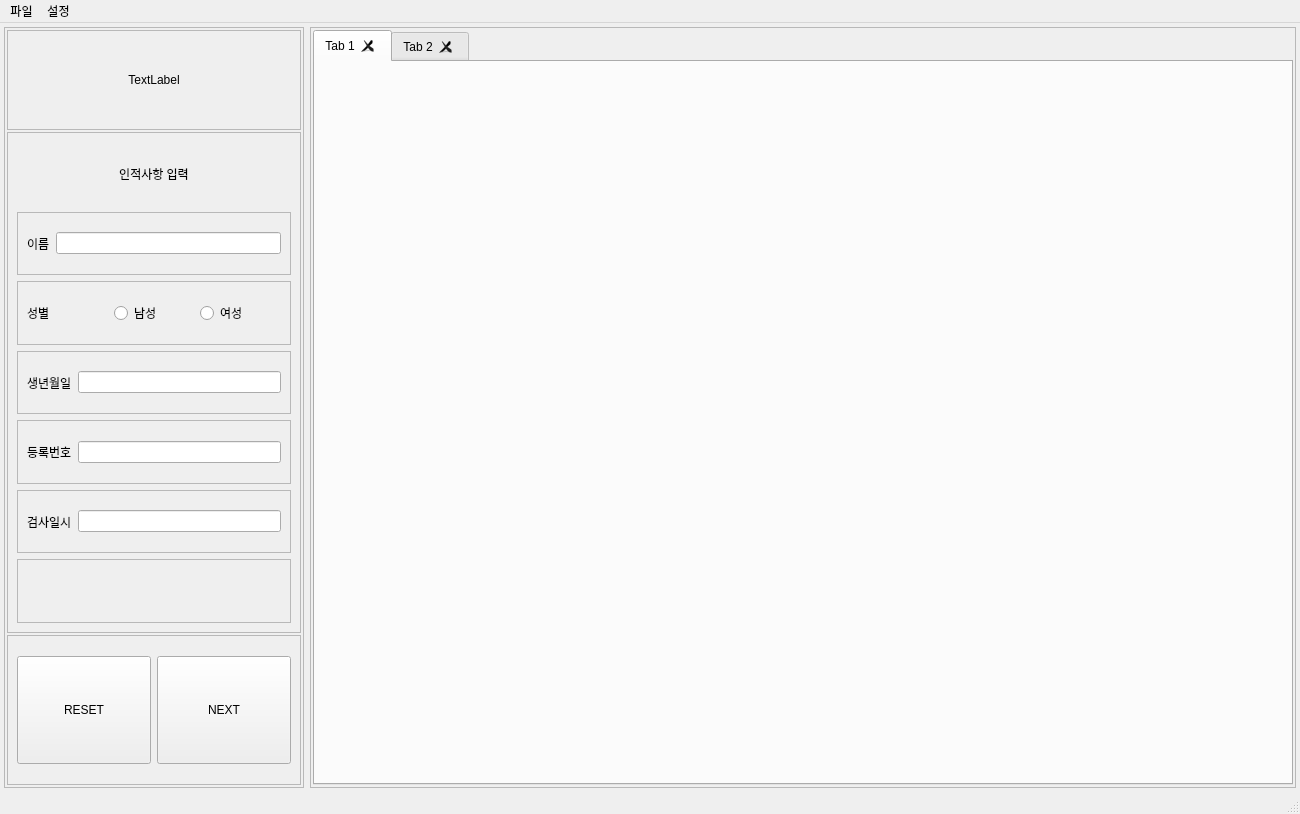
<?xml version="1.0" encoding="UTF-8"?>
<ui version="4.0">
 <class>MainWindow</class>
 <widget class="QMainWindow" name="MainWindow">
  <property name="geometry">
   <rect>
    <x>0</x>
    <y>0</y>
    <width>1300</width>
    <height>814</height>
   </rect>
  </property>
  <property name="minimumSize">
   <size>
    <width>1300</width>
    <height>800</height>
   </size>
  </property>
  <property name="windowTitle">
   <string>MainWindow</string>
  </property>
  <widget class="QWidget" name="centralwidget">
   <layout class="QHBoxLayout" name="horizontalLayout">
    <property name="leftMargin">
     <number>4</number>
    </property>
    <property name="topMargin">
     <number>4</number>
    </property>
    <property name="rightMargin">
     <number>4</number>
    </property>
    <property name="bottomMargin">
     <number>4</number>
    </property>
    <item>
     <widget class="QFrame" name="left">
      <property name="maximumSize">
       <size>
        <width>300</width>
        <height>16777215</height>
       </size>
      </property>
      <property name="frameShape">
       <enum>QFrame::StyledPanel</enum>
      </property>
      <property name="frameShadow">
       <enum>QFrame::Raised</enum>
      </property>
      <layout class="QVBoxLayout" name="verticalLayout">
       <property name="spacing">
        <number>2</number>
       </property>
       <property name="leftMargin">
        <number>2</number>
       </property>
       <property name="topMargin">
        <number>2</number>
       </property>
       <property name="rightMargin">
        <number>2</number>
       </property>
       <property name="bottomMargin">
        <number>2</number>
       </property>
       <item>
        <widget class="QFrame" name="frame">
         <property name="maximumSize">
          <size>
           <width>16777215</width>
           <height>100</height>
          </size>
         </property>
         <property name="styleSheet">
          <string notr="true"/>
         </property>
         <property name="frameShape">
          <enum>QFrame::StyledPanel</enum>
         </property>
         <property name="frameShadow">
          <enum>QFrame::Raised</enum>
         </property>
         <layout class="QVBoxLayout" name="verticalLayout_3">
          <item>
           <widget class="QLabel" name="label_7">
            <property name="text">
             <string>TextLabel</string>
            </property>
            <property name="textFormat">
             <enum>Qt::MarkdownText</enum>
            </property>
            <property name="scaledContents">
             <bool>false</bool>
            </property>
            <property name="alignment">
             <set>Qt::AlignCenter</set>
            </property>
           </widget>
          </item>
         </layout>
        </widget>
       </item>
       <item>
        <widget class="QFrame" name="frame_2">
         <property name="styleSheet">
          <string notr="true"/>
         </property>
         <property name="frameShape">
          <enum>QFrame::StyledPanel</enum>
         </property>
         <property name="frameShadow">
          <enum>QFrame::Raised</enum>
         </property>
         <layout class="QVBoxLayout" name="verticalLayout_2">
          <item>
           <widget class="QLabel" name="label">
            <property name="text">
             <string>인적사항 입력</string>
            </property>
            <property name="alignment">
             <set>Qt::AlignCenter</set>
            </property>
           </widget>
          </item>
          <item>
           <widget class="QFrame" name="frame_10">
            <property name="frameShape">
             <enum>QFrame::StyledPanel</enum>
            </property>
            <property name="frameShadow">
             <enum>QFrame::Raised</enum>
            </property>
            <layout class="QHBoxLayout" name="horizontalLayout_3">
             <item>
              <widget class="QLabel" name="label_2">
               <property name="text">
                <string>이름</string>
               </property>
              </widget>
             </item>
             <item>
              <widget class="QLineEdit" name="lineEdit"/>
             </item>
            </layout>
           </widget>
          </item>
          <item>
           <widget class="QFrame" name="frame_4">
            <property name="frameShape">
             <enum>QFrame::StyledPanel</enum>
            </property>
            <property name="frameShadow">
             <enum>QFrame::Raised</enum>
            </property>
            <layout class="QHBoxLayout" name="horizontalLayout_4">
             <item>
              <widget class="QLabel" name="label_3">
               <property name="text">
                <string>성별</string>
               </property>
              </widget>
             </item>
             <item>
              <widget class="QRadioButton" name="radioButton_2">
               <property name="text">
                <string>남성</string>
               </property>
               <property name="autoRepeat">
                <bool>false</bool>
               </property>
              </widget>
             </item>
             <item>
              <widget class="QRadioButton" name="radioButton">
               <property name="text">
                <string>여성</string>
               </property>
              </widget>
             </item>
            </layout>
           </widget>
          </item>
          <item>
           <widget class="QFrame" name="frame_5">
            <property name="frameShape">
             <enum>QFrame::StyledPanel</enum>
            </property>
            <property name="frameShadow">
             <enum>QFrame::Raised</enum>
            </property>
            <layout class="QHBoxLayout" name="horizontalLayout_5">
             <item>
              <widget class="QLabel" name="label_4">
               <property name="text">
                <string>생년월일</string>
               </property>
              </widget>
             </item>
             <item>
              <widget class="QLineEdit" name="lineEdit_3"/>
             </item>
            </layout>
           </widget>
          </item>
          <item>
           <widget class="QFrame" name="frame_6">
            <property name="frameShape">
             <enum>QFrame::StyledPanel</enum>
            </property>
            <property name="frameShadow">
             <enum>QFrame::Raised</enum>
            </property>
            <layout class="QHBoxLayout" name="horizontalLayout_6">
             <item>
              <widget class="QLabel" name="label_5">
               <property name="text">
                <string>등록번호</string>
               </property>
              </widget>
             </item>
             <item>
              <widget class="QLineEdit" name="lineEdit_4"/>
             </item>
            </layout>
           </widget>
          </item>
          <item>
           <widget class="QFrame" name="frame_7">
            <property name="frameShape">
             <enum>QFrame::StyledPanel</enum>
            </property>
            <property name="frameShadow">
             <enum>QFrame::Raised</enum>
            </property>
            <layout class="QHBoxLayout" name="horizontalLayout_7">
             <item>
              <widget class="QLabel" name="label_6">
               <property name="text">
                <string>검사일시</string>
               </property>
              </widget>
             </item>
             <item>
              <widget class="QLineEdit" name="lineEdit_5"/>
             </item>
            </layout>
           </widget>
          </item>
          <item>
           <widget class="QFrame" name="frame_9">
            <property name="frameShape">
             <enum>QFrame::StyledPanel</enum>
            </property>
            <property name="frameShadow">
             <enum>QFrame::Raised</enum>
            </property>
           </widget>
          </item>
         </layout>
        </widget>
       </item>
       <item>
        <widget class="QFrame" name="frame_3">
         <property name="maximumSize">
          <size>
           <width>16777215</width>
           <height>150</height>
          </size>
         </property>
         <property name="styleSheet">
          <string notr="true"/>
         </property>
         <property name="frameShape">
          <enum>QFrame::StyledPanel</enum>
         </property>
         <property name="frameShadow">
          <enum>QFrame::Raised</enum>
         </property>
         <layout class="QHBoxLayout" name="horizontalLayout_2">
          <property name="topMargin">
           <number>20</number>
          </property>
          <property name="bottomMargin">
           <number>20</number>
          </property>
          <item>
           <widget class="QPushButton" name="pushButton_2">
            <property name="sizePolicy">
             <sizepolicy hsizetype="Minimum" vsizetype="Expanding">
              <horstretch>0</horstretch>
              <verstretch>0</verstretch>
             </sizepolicy>
            </property>
            <property name="text">
             <string>RESET</string>
            </property>
           </widget>
          </item>
          <item>
           <widget class="QPushButton" name="pushButton">
            <property name="sizePolicy">
             <sizepolicy hsizetype="Minimum" vsizetype="Expanding">
              <horstretch>0</horstretch>
              <verstretch>0</verstretch>
             </sizepolicy>
            </property>
            <property name="text">
             <string>NEXT</string>
            </property>
            <property name="iconSize">
             <size>
              <width>16</width>
              <height>20</height>
             </size>
            </property>
            <property name="autoDefault">
             <bool>false</bool>
            </property>
            <property name="default">
             <bool>false</bool>
            </property>
            <property name="flat">
             <bool>false</bool>
            </property>
           </widget>
          </item>
         </layout>
        </widget>
       </item>
      </layout>
     </widget>
    </item>
    <item>
     <widget class="QFrame" name="right">
      <property name="frameShape">
       <enum>QFrame::StyledPanel</enum>
      </property>
      <property name="frameShadow">
       <enum>QFrame::Raised</enum>
      </property>
      <layout class="QHBoxLayout" name="horizontalLayout_8">
       <property name="spacing">
        <number>2</number>
       </property>
       <property name="leftMargin">
        <number>2</number>
       </property>
       <property name="topMargin">
        <number>2</number>
       </property>
       <property name="rightMargin">
        <number>2</number>
       </property>
       <property name="bottomMargin">
        <number>2</number>
       </property>
       <item>
        <widget class="QTabWidget" name="tabWidget">
         <property name="tabShape">
          <enum>QTabWidget::Rounded</enum>
         </property>
         <property name="currentIndex">
          <number>0</number>
         </property>
         <property name="usesScrollButtons">
          <bool>true</bool>
         </property>
         <property name="tabsClosable">
          <bool>true</bool>
         </property>
         <property name="movable">
          <bool>true</bool>
         </property>
         <widget class="QWidget" name="tab">
          <attribute name="title">
           <string>Tab 1</string>
          </attribute>
         </widget>
         <widget class="QWidget" name="tab_2">
          <attribute name="title">
           <string>Tab 2</string>
          </attribute>
         </widget>
        </widget>
       </item>
      </layout>
     </widget>
    </item>
   </layout>
  </widget>
  <widget class="QMenuBar" name="menubar">
   <property name="geometry">
    <rect>
     <x>0</x>
     <y>0</y>
     <width>1300</width>
     <height>21</height>
    </rect>
   </property>
   <widget class="QMenu" name="menu">
    <property name="title">
     <string>파일</string>
    </property>
    <addaction name="actionnew_file"/>
    <addaction name="actionopen_file"/>
   </widget>
   <widget class="QMenu" name="menu_3">
    <property name="title">
     <string>설정</string>
    </property>
   </widget>
   <addaction name="menu"/>
   <addaction name="menu_3"/>
  </widget>
  <widget class="QStatusBar" name="statusBar"/>
  <action name="actionvkdlf">
   <property name="text">
    <string>vkdlf</string>
   </property>
  </action>
  <action name="actionnew_file">
   <property name="text">
    <string>new file</string>
   </property>
  </action>
  <action name="actionopen_file">
   <property name="text">
    <string>open file</string>
   </property>
  </action>
 </widget>
 <resources/>
 <connections/>
</ui>
